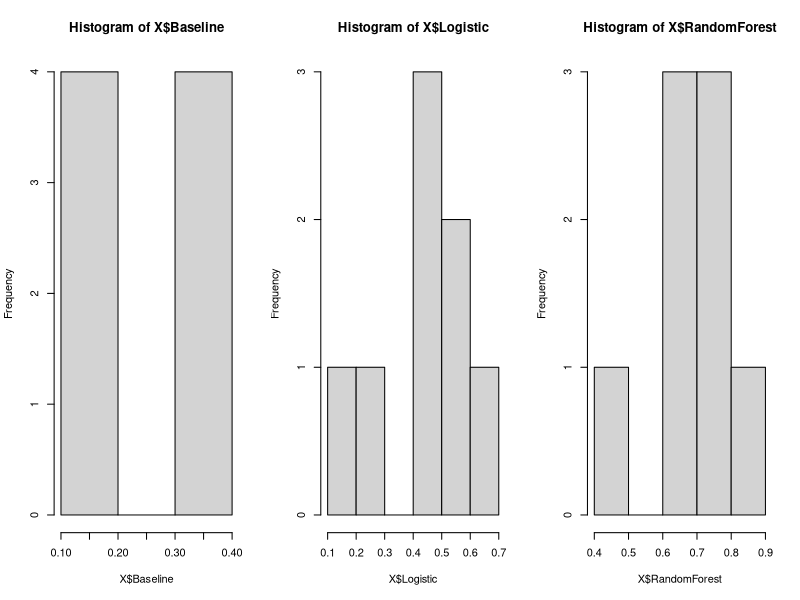
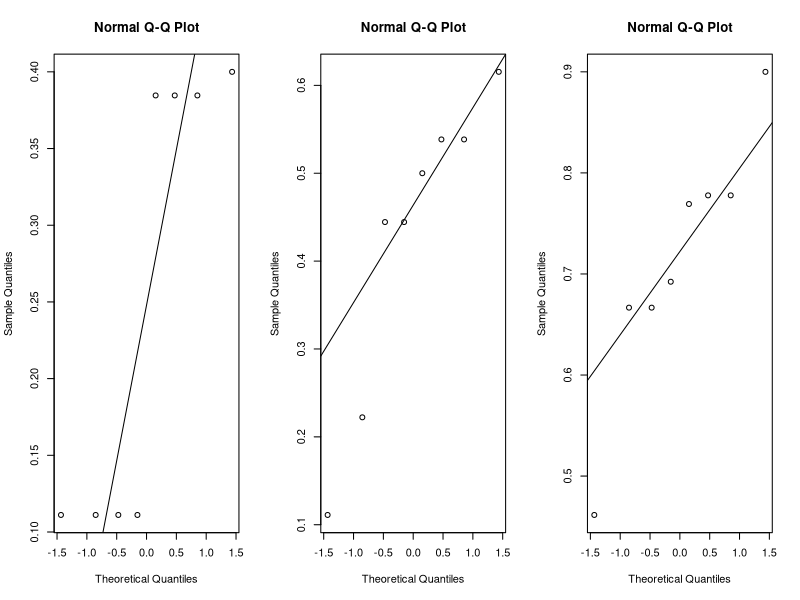
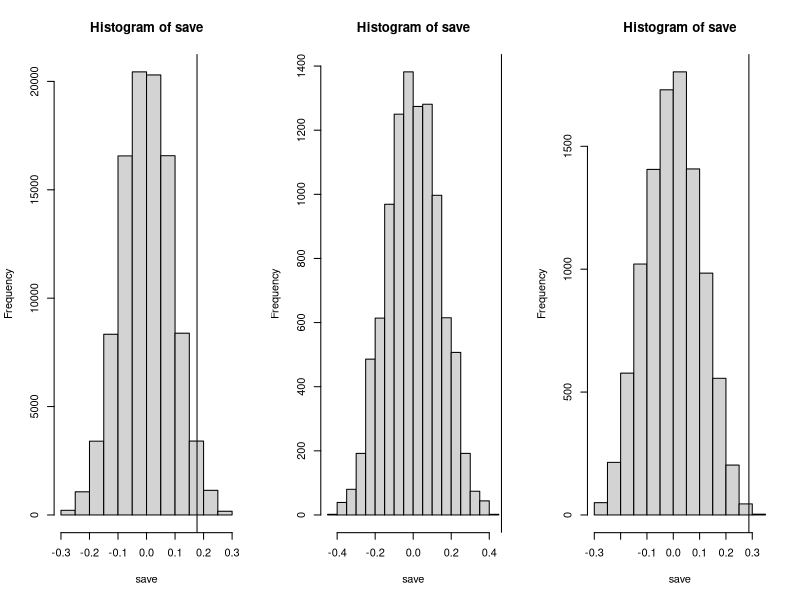

Reproduce these figures in R, in order.

setwd("/Users/nikolaj/Desktop/GIT/Stat_project/")
X = read.table('data/A_and_W.txt', col.names = c("Baseline", "Logistic", "RandomForest"))
X

par(mfcol = c(1,3))
hist(X$Baseline)
hist(X$Logistic)
hist(X$RandomForest)

qqnorm(X$Baseline)
qqline(X$Baseline)

qqnorm(X$Logistic)
qqline(X$Logistic)

qqnorm(X$RandomForest)
qqline(X$RandomForest)

# they are not that normal distributed


###################### PERMUTATION TEST
# permutation test betweenn logistic and baseline

tobs <- mean(X$Logistic) - mean(X$Baseline)

n = 100000

save = numeric(n)

for (i in 1:n) {
index = sample(16, replace = FALSE)
z = c(X$Logistic, X$Baseline)
z_perm = z[index]
save[i] = mean(z_perm[9:16]) - mean(z_perm[1:8])
}
hist(save)
abline(v = tobs)

t0 <- sum(tobs < save)/n
p_val <- 2*t0
p_val # not significant

# between randomforest and baseline

tobs <- mean(X$RandomForest) - mean(X$Baseline)

n = 10000

save = numeric(n)

for (i in 1:n) {
index = sample(16, replace = FALSE)
z = c(X$RandomForest, X$Baseline)
z_perm = z[index]
save[i] = mean(z_perm[9:16]) - mean(z_perm[1:8])
}
hist(save)
abline(v = tobs)

t0 <- sum(tobs < save)/n
p_val <- 2*t0
p_val #significant

# between randomforest and logistic

tobs <- mean(X$RandomForest) - mean(X$Logistic)

n = 10000

save = numeric(n)

for (i in 1:n) {
index = sample(16, replace = FALSE)
z = c(X$RandomForest, X$Logistic)
z_perm = z[index]
save[i] = mean(z_perm[9:16]) - mean(z_perm[1:8])
}
hist(save)
abline(v = tobs)

t0 <- sum(tobs < save)/n
p_val <- 2*t0
p_val # signnificant


###################################### t.test

wilcox.test(X$Baseline, X$Logistic)
wilcox.test(X$Baseline, X$RandomForest)
wilcox.test(X$RandomForest, X$Logistic)



